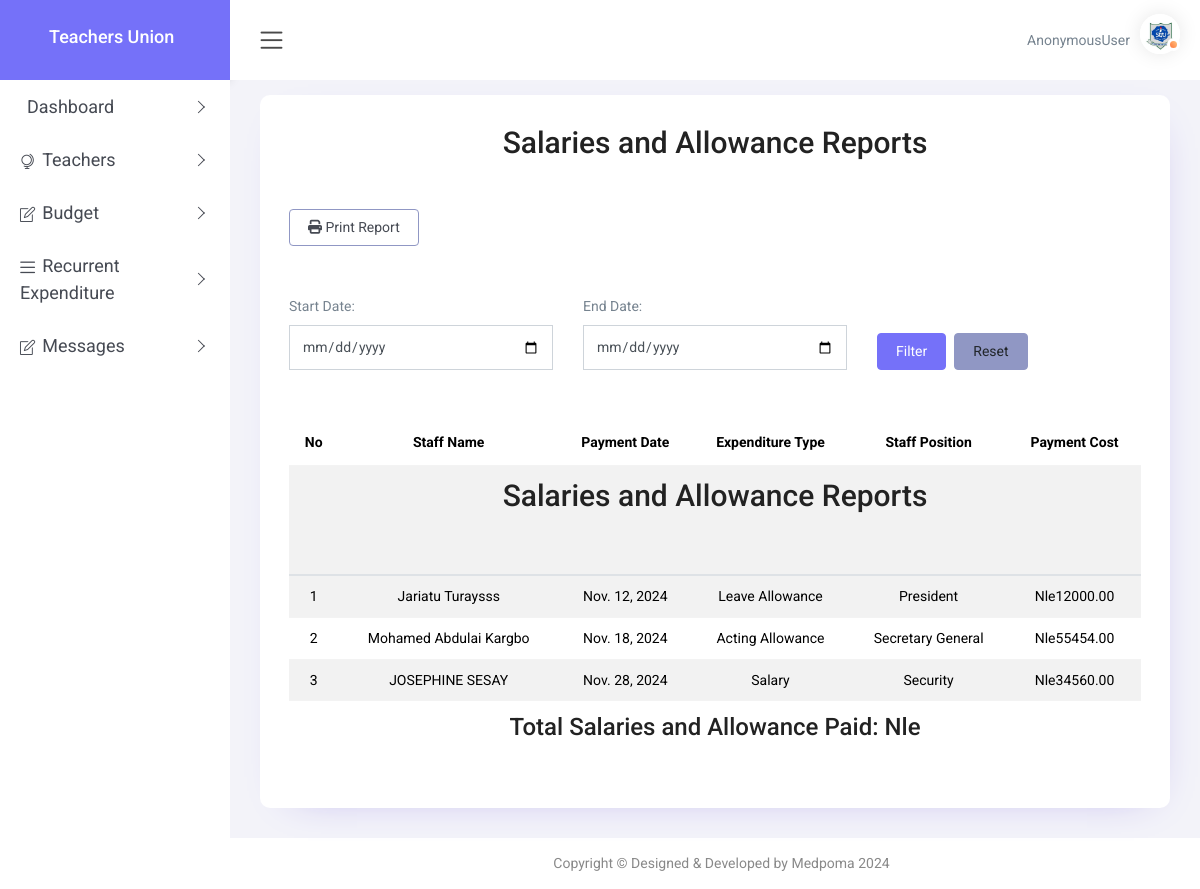
Page /all_salary_allowance/ on the committed database.
### app/models.py (models this page shows, shortened)
class Salary_Allowance(models.Model):
    name = models.CharField(max_length=200)
    payment_date = models.DateField()
    expenditure_type = models.CharField(max_length=200)
    staff_position = models.CharField(max_length=120)
    payment_cost = models.DecimalField(max_digits=10, decimal_places=2)

### app/views.py (the view)
# urls.py: path('all_salary_allowance/', views.all_salary_allowance, name='all_salary_allowance'),
def all_salary_allowance(request):
    salary_allowance = Salary_Allowance.objects.all()
    return render(request, 'all_salary_allowance.html',{'salary_allowance':salary_allowance})

### templates/all_salary_allowance.html (shortened to what this page needs)
{% load static %}
<!DOCTYPE html>
<html lang="en">
<head>
    <link href="{% static 'plugins1/pg-calendar/css/pignose.calendar.min.css' %}" rel="stylesheet">
    <link rel="stylesheet" href="{% static 'plugins1/chartist/css/chartist.min.css' %}">
    <link rel="stylesheet" href="{% static 'plugins1/chartist-plugin-tooltips/css/chartist-plugin-tooltip.css' %}">
    <link rel="stylesheet" href="https://cdnjs.cloudflare.com/ajax/libs/font-awesome/6.6.0/css/all.min.css"
 />
    <link href="{% static 'css/style.css' %}" rel="stylesheet">
</head>
<body>
    <div id="main-wrapper">
        <div class="nav-header">
            <div class="brand-logo">
                <a href="index-2.html">
                    <b><h4 style="color: white; margin-left: 20px;">Teachers Union</h4> </b>
                </a>
            </div>
        </div>
        <div class="header">
            <div class="header-content clearfix">
                <div class="nav-control">
                    <div class="hamburger">
                        <span class="toggle-icon"><i class="icon-menu"></i></span>
                    </div>
                </div>
                <div class="header-right">
                    <ul class="clearfix">
                        <li class="icons dropdown">
                            <span class="username" style="margin-right: 10px;" >{{user}}</span>
                            <div class="user-img c-pointer position-relative"   data-toggle="dropdown">
                                <span class="activity active"></span>
                                <img src="{% static 'images/sltu-logo.jpg' %}" height="40" width="40" alt="">
                            </div>
                        </li>
                    </ul>
                </div>
            </div>
        </div>
        <div class="nk-sidebar">
            <div class="nk-nav-scroll">
                <ul class="metismenu" id="menu">
                    <li>
                        <a class="has-arrow" href="javascript:void(0);" style="font-size: 18px;" onclick="toggleDropdown(this)" aria-expanded="false">
                            <span class="nav-text">Dashboard</span>
                        </a>
                    </li>
                    <li class="mega-menu mega-menu-sm">
                        <a class="has-arrow" href="javascript:void(0);" style="font-size: 18px;" onclick="toggleDropdown(this)" aria-expanded="false">
                            <i class="icon-globe-alt menu-icon"></i><span class="nav-text">Teachers</span>
                        </a>
                    </li>
                    <li>
                        <a class="has-arrow" href="javascript:void(0);" style="font-size: 18px;" onclick="toggleDropdown(this)" aria-expanded="false">
                            <i class="icon-note menu-icon"></i><span class="nav-text">Budget</span>
                        </a>
                    </li>
                    <li>
                        <a class="has-arrow" href="javascript:void(0);" style="font-size: 18px;" onclick="toggleDropdown(this)" aria-expanded="false">
                            <i class="icon-menu menu-icon"></i><span class="nav-text">Recurrent Expenditure</span>
                        </a>
                    </li>
                    <li>
                        <a class="has-arrow" href="javascript:void(0);" style="font-size: 18px;" onclick="toggleDropdown(this)" aria-expanded="false">
                            <i class="icon-note menu-icon"></i><span class="nav-text">Messages</span>
                        </a>
                    </li>
                </ul>
            </div>
        </div>
        <div class="content-body">
            <div class="container-fluid">
                <div class="row">
                    <div class="col-12">
                        <div class="card">
                            <div class="card-body">
<table class="table table-striped" style="margin-top: 50px;">
    <h2 class="text-center mb-5">Salaries and Allowance Reports</h2>
    <thead>
        <tr>
            <th style="color:black; text-align:center">No</th>
            <th style="color:black; text-align:center">Staff Name</th>
            <th style="color:black; text-align:center">Payment Date</th>
            <th style="color:black; text-align:center">Expenditure Type</th>
            <th style="color:black; text-align:center">Staff Position</th>
            <th style="color:black; text-align:center">Payment Cost</th>
        </tr>
    </thead>
    <div class="mt-3">
        <td style="color:black; text-align:center" colspan="6">
            <h2 class="text-center mb-5">Salaries and Allowance Reports</h2>
        </td>
    </div>
    <tbody>
        {% for sal in salary_allowance %}
        <tr>
            <td style="color:black; text-align:center">{{ forloop.counter }}</td>
            <td style="color:black; text-align:center">{{ sal.name }}</td>
            <td style="color:black; text-align:center">{{ sal.payment_date }}</td>
            <td style="color:black; text-align:center">{{ sal.expenditure_type }}</td>
            <td style="color:black; text-align:center">{{ sal.staff_position }}</td>
            <td style="color:black; text-align:center">Nle{{ sal.payment_cost }}</td>
        </tr>
        {% empty %}
        <tr>
            <td colspan="6">No data available</td>
        </tr>
        {% endfor %}
        <div class="mt-3">
            <td style="color:black; text-align:center" colspan="6">
                <h3>Total Salaries and Allowance Paid: Nle {{ total_payment_cost }}</h3>
            </td>
        </div>
    </tbody>
    <a href="#" class="btn btn-outline-secondary" onclick="window.print()" style="margin-bottom: 50px;">
        <i class="fa fa-print" aria-hidden="true"></i>
        <span class="ms-1">Print Report</span>
    </a>
    <form method="get" class="mb-4" >
        <div class="row">
            <div class="col-md-4">
                <label for="start_date">Start Date:</label>
                <input type="date" id="start_date" name="start_date" class="form-control" value="{{ start_date }}">
            </div>
            <div class="col-md-4">
                <label for="end_date">End Date:</label>
                <input type="date" id="end_date" name="end_date" class="form-control" value="{{ end_date }}">
            </div>
            <div class="col-md-4 d-flex align-items-end">
                <button type="submit" class="btn btn-primary">Filter</button>
                <a href="{% url 'salary_allowance_report' %}" class="btn btn-secondary ml-2">Reset</a>
            </div>
        </div>
    </form>
</table>
                            </div>
                        </div>
                    </div>
                </div>
            </div>
        </div>
        <div class="footer">
            <div class="copyright">
                <p>Copyright &copy; Designed & Developed by Medpoma 2024</p>
            </div>
        </div>
    </div>
</body>
</html>

### rows in the picture
Salary_Allowance: name "Jariatu Turaysss", payment_date "Nov. 12, 2024", expenditure_type "Leave Allowance", staff_position "President", payment_cost "12000.00"
Salary_Allowance: name "Mohamed Abdulai Kargbo", payment_date "Nov. 18, 2024", expenditure_type "Acting Allowance", staff_position "Secretary General", payment_cost "55454.00"
Salary_Allowance: name "JOSEPHINE SESAY", payment_date "Nov. 28, 2024", expenditure_type "Salary", staff_position "Security", payment_cost "34560.00"

### other values in the picture
{{ user }} "AnonymousUser"
